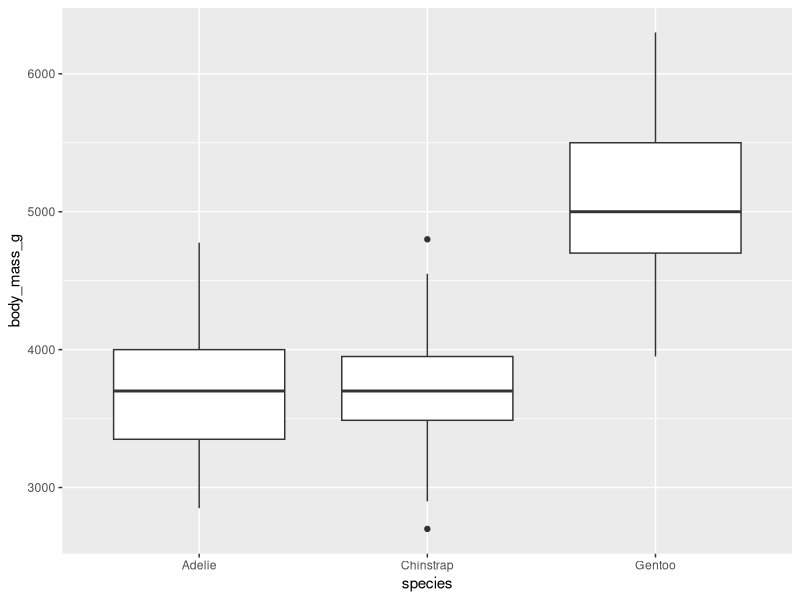
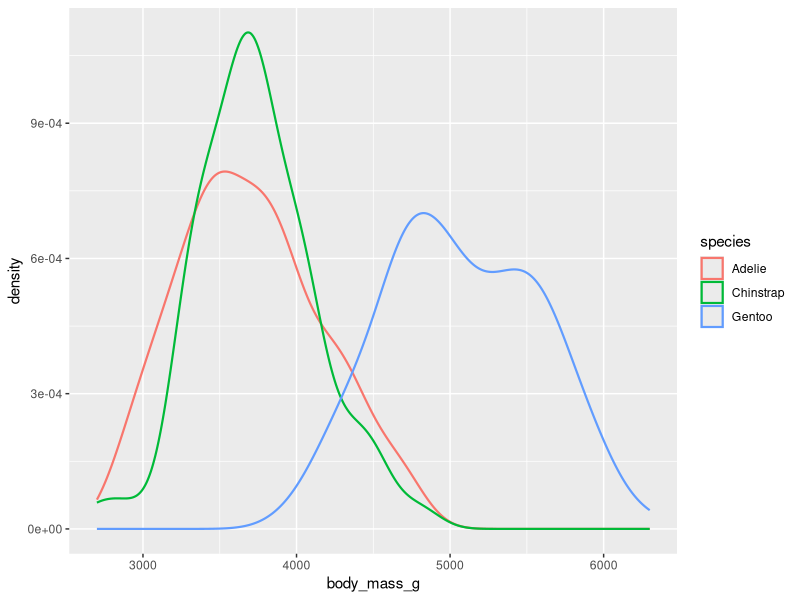
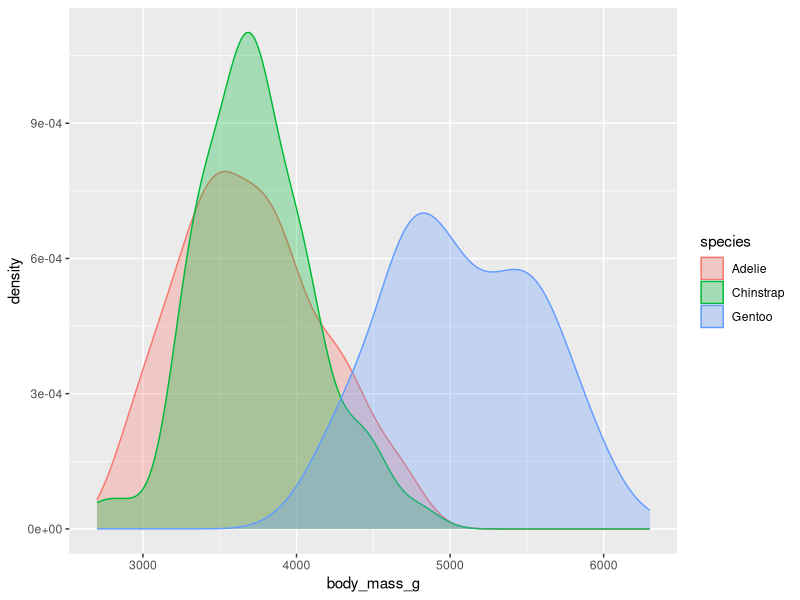
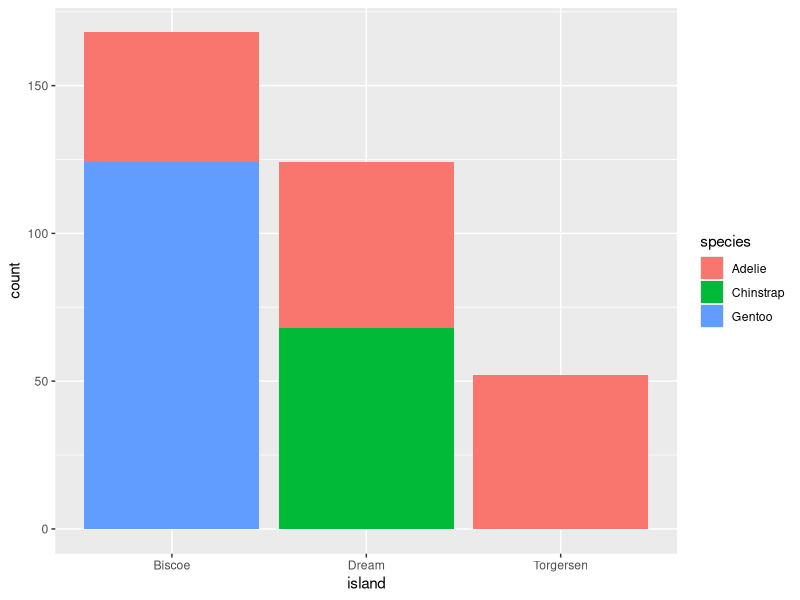
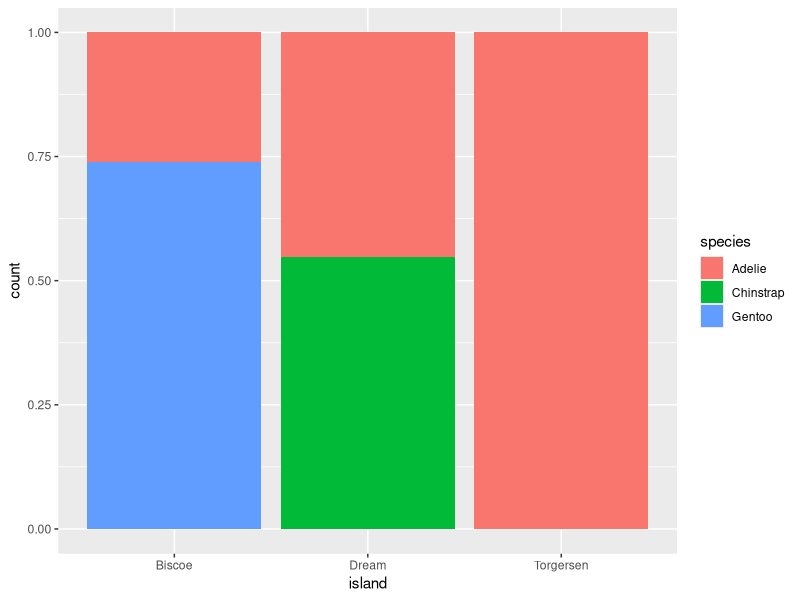
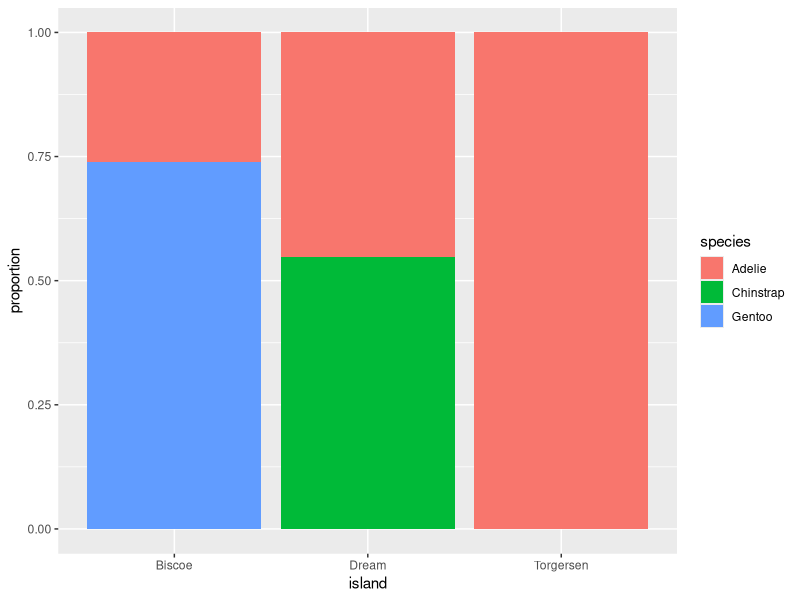
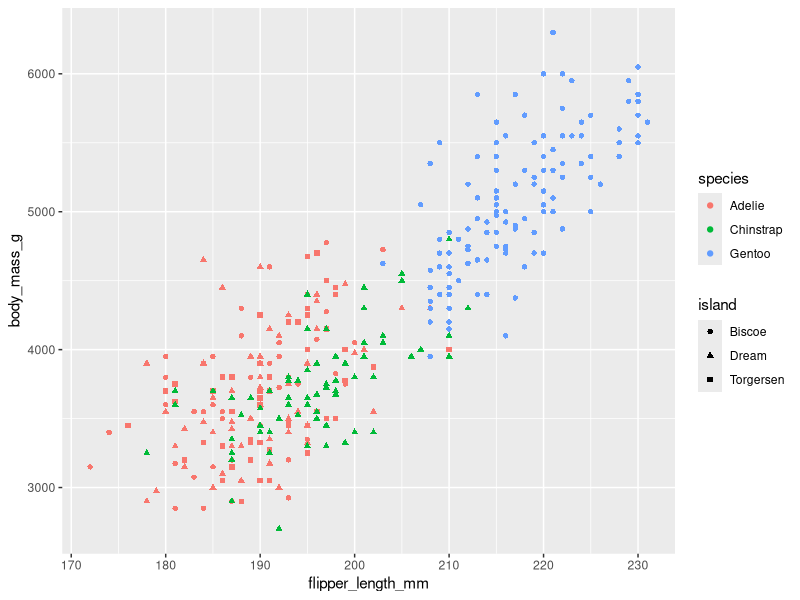
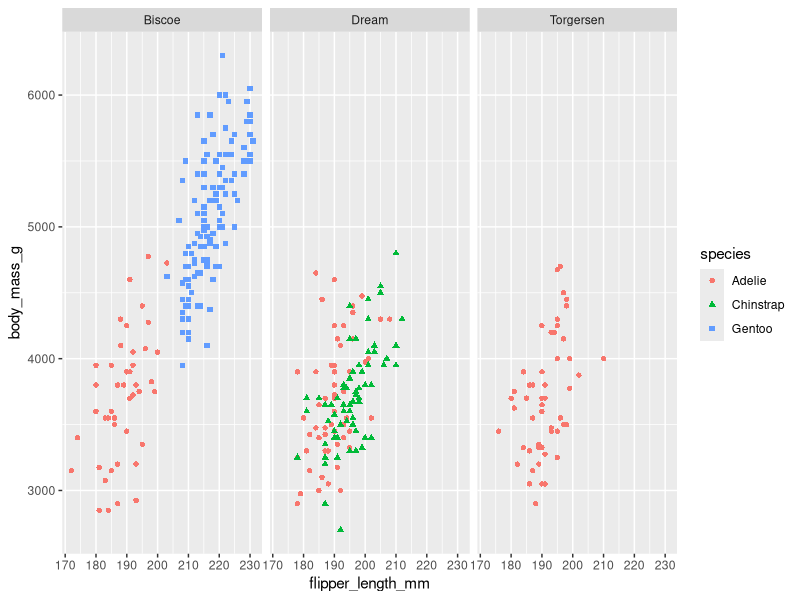

Write the R code that produced these figures, in order. (Note: this script raises an error after producing the figures.)
library(palmerpenguins)
library(tidyverse)
library(ggthemes)

penguins
# Book Examples -----------------------------------------------------------
ggplot(penguins, aes(x = species, y = body_mass_g)) +
  geom_boxplot()

#Density Plot
ggplot(penguins, aes(x = body_mass_g, color = species)) +
  geom_density(linewidth = 0.75)

#Density Plot filled
ggplot(penguins, aes(x = body_mass_g, color = species, fill = species)) +
  geom_density(alpha = 0.3)

#Bar Graph
ggplot(penguins, aes(x = island, fill = species)) +
  geom_bar()

#Bar Graph by proportion
ggplot(penguins, aes(x = island, fill = species)) +
  geom_bar(position = "fill")

#Bar Graph by proportion (labeled)
ggplot(penguins, aes(x = island, fill = species)) +
  geom_bar(position = "fill") +
  labs(y = "proportion")

#Four variable scatter plot
ggplot(penguins, aes(x = flipper_length_mm, y = body_mass_g)) +
  geom_point(aes(color = species, shape = island))
 
#Optimized Four variable scatter plot
ggplot(penguins, aes(x = flipper_length_mm, y = body_mass_g)) +
  geom_point(aes(color = species, shape = species)) +
  facet_wrap(~island)


# 1.5 Exercises -----------------------------------------------------------
#MPG variables
?mpg
View(mpg)

#hwy vs displ mpg data frame
ggplot(mpg, aes(x = displ, y = hwy)) +
  geom_point(aes(size = cty, color = cty)) +
  labs(size = "City mpg", color = "City mpg")

#hwy vs dipls mpg linewidth
ggplot(mpg, aes(x = displ, y = hwy)) +
  geom_point(linewidth = cty) 
  
#Depth vs Length scatterplot by species(A)
ggplot(penguins, aes(x = bill_depth_mm, y = bill_length_mm )) +
  geom_point(aes(color = species))

#Depth vs Length scatterplot by species(B)
ggplot(penguins, aes(x = bill_depth_mm, y = bill_length_mm)) +
  geom_point() +
  facet_wrap(~species)

#Two legends Solution
ggplot(
  penguins, 
  aes(
    x = bill_length_mm, y = bill_depth_mm,
    color = species,
    shape = species
  )
) +
  geom_point() +
  labs(color = "Species", shape = "Species")

# Two Plots visualization(A)
ggplot(penguins, aes(x = species, fill = island)) +
  geom_bar(position = "fill") 

# Two Plots Visualization (B)
ggplot(penguins, aes(x = island, fill = species)) +
  geom_bar(position = "fill")
  

# 1.6 Examples ------------------------------------------------------------

ggplot(penguins, aes(x = flipper_length_mm, y =  body_mass_g)) +
  geom_point() +
  ggsave(filename = "penguin-plot.png")

# 1.6 Exercises
ggplot(mpg, aes(x = class)) +
  geom_bar() 
ggplot(mpg, aes(x = cty, y = hwy)) +
  geom_point() +
  ggsave("mpg-plot.png")
  
  
